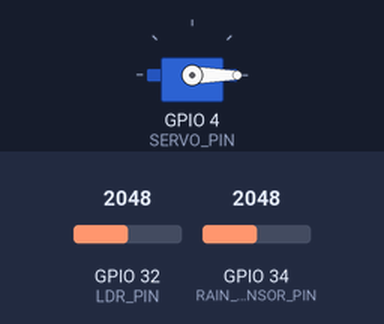
Bench run of a program on a simulated ESP32. Shown: servo. The inputs (shaded band) are chosen by the test bench; at power-on: GPIO 34 (RAIN_SENSOR_PIN) = 2048, GPIO 32 (LDR_PIN) = 2048. WiFi joins after 1.5 s; servers stay silent unless stated; what the program prints to the serial monitor is not drawn.

Above: at 3.0 s.
3.1 s: GPIO 34 (RAIN_SENSOR_PIN) set to 0
At 7.0 s:
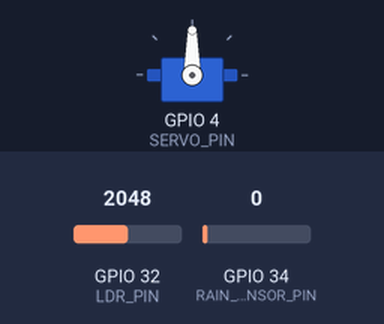
7.1 s: GPIO 34 (RAIN_SENSOR_PIN) set to 340
At 11.4 s:
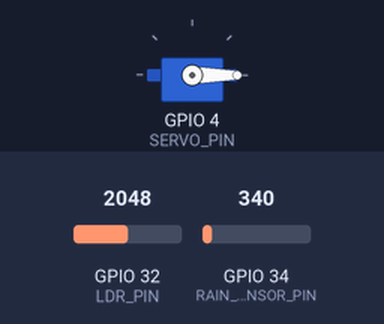
Timing chart, 0 to 12.9 s (numbered marks = the images above; inputs shaded):
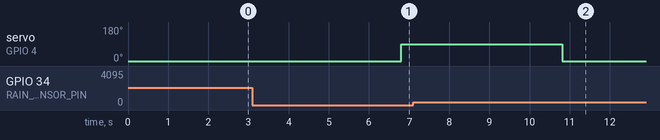

Measured:
- after the input at 3.1 s, servo on GPIO 4 (SERVO_PIN): 0° → 90° after 3.7 s
- after the input at 7.1 s, servo on GPIO 4 (SERVO_PIN): 90° → 0° after 3.7 s

The program:

main.cpp
```cpp
#define BLYNK_TEMPLATE_ID "TMPL6qa0kR4oO"
#define BLYNK_TEMPLATE_NAME "IOTminiproject"
#define BLYNK_AUTH_TOKEN "LbmxOw3Yu722fPNGpERrMoc7rtDot6Wh"  // New Blynk token

#include <Arduino.h>
#include <ESP32Servo.h>
#include <WiFi.h>
#include <BlynkSimpleEsp32.h>

int RAIN_SENSOR_PIN= 34;    //D19
int LDR_PIN=32;             //D32
int SERVO_PIN=4;            //D4
int LIGHT_THRESHOLD = 300;

Servo myservo;

const int IDLE = 0;
const int RAINING = 1;
const int SUNSHINE = 2;
int state = IDLE;
int servoPosition = 0;  // 0 = closed, 1 = open


// WiFi credentials
char ssid[] = "TP-Link_A287";      // Replace with your WiFi SSID
char pass[] = "66845355";  // Replace with your WiFi password

void setup() {
    pinMode(RAIN_SENSOR_PIN, INPUT);
    pinMode(LDR_PIN, INPUT);
    myservo.attach(SERVO_PIN);
    myservo.write(0);
    servoPosition = 0;
    Serial.begin(115200);

    // Connect to WiFi
    WiFi.begin(ssid, pass);
    while (WiFi.status() != WL_CONNECTED) {
        delay(500);
        Serial.print(".");
    }
    Serial.println("WiFi connected");

    // Connect to Blynk
    Blynk.begin(BLYNK_AUTH_TOKEN, ssid, pass);
}

void loop() {
    Blynk.run();  // Run Blynk process

    int rainDetected = analogRead(RAIN_SENSOR_PIN);
    int lightValue = analogRead(LDR_PIN);

    if (state == IDLE) {
        Serial.println("IDLE MODE");
        Serial.print("lightValue = ");
        Serial.println(lightValue);
        Serial.print("Rain = ");
        Serial.println(rainDetected);
        delay(1000);

        // if (servoPosition == 0) {
        //     Serial.println("Servo is CLOSED");
        //     delay(1000);
        // } else {
        //     Serial.println("Servo is OPEN");
        //     delay(1000);
        // }

        if (rainDetected > 0) {
            state = RAINING;
            delay(1000);
        }
        else if (lightValue > LIGHT_THRESHOLD && rainDetected == 0) {
            state = SUNSHINE;
           delay(1000);
        }
    }

    else if (state == RAINING) {
        Blynk.virtualWrite(V1, 0);
        Blynk.virtualWrite(V2, 255);
        Serial.println("RAINING MODE");

        if (servoPosition != 0) {
            myservo.write(0);
            servoPosition = 0;
            Serial.println("Servo is now CLOSED due to rain");
            delay(1000);
        }

        if (rainDetected == 0) {
            state = IDLE;
            delay(1000);
        }else{
            state = IDLE;
        }
    }

    else if (state == SUNSHINE) {
        Serial.println("SUNSHINE MODE");
        Blynk.virtualWrite(V1, 255);
        Blynk.virtualWrite(V2, 0);

        if (servoPosition != 1) {
            myservo.write(90);
            servoPosition = 1;
            Serial.println("Servo is now OPEN due to sunshine");
            delay(1000);
        }

        if (rainDetected == 0) {
            state = IDLE;
            delay(1000);
        }else{
            state = RAINING;
        }
    }
}
```
